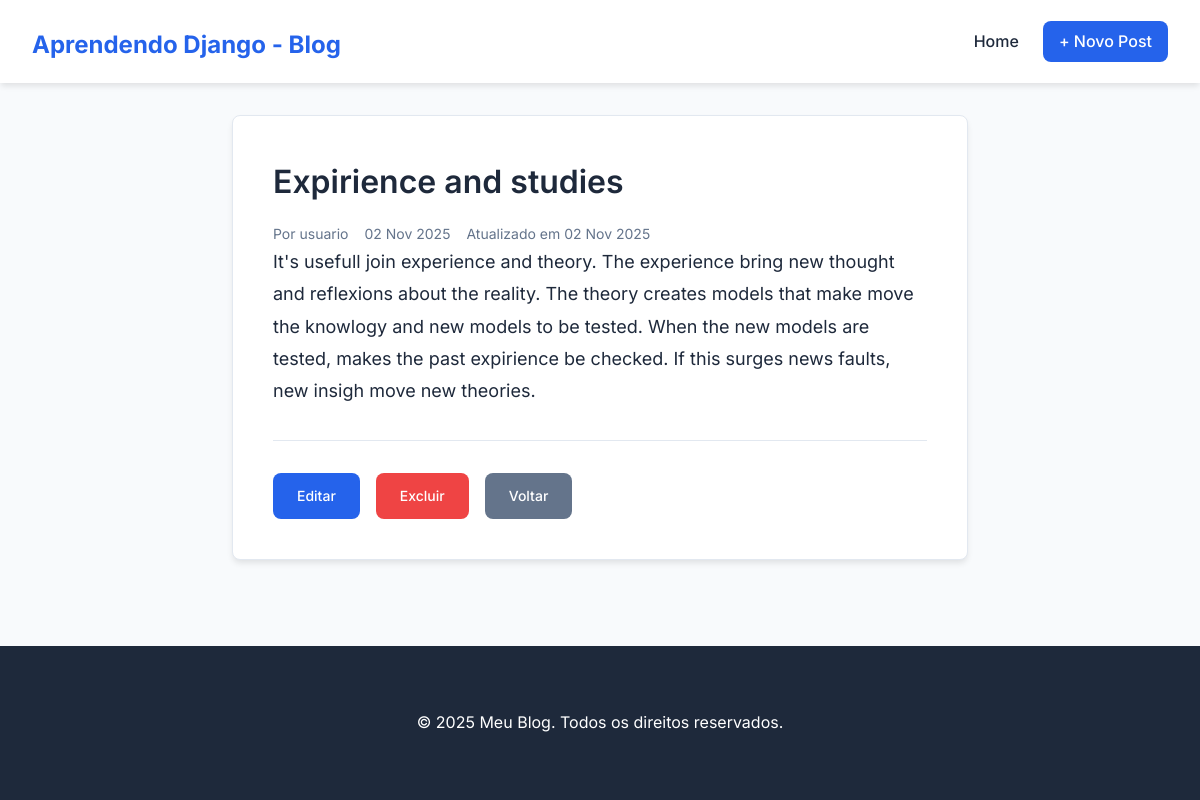
Screenshot of /post/3/ with the database file from the repository.
### blog/models.py (models this page shows, shortened)
class Post(models.Model):
    title = models.CharField(max_length=200)
    body = models.TextField()
    author = models.ForeignKey(get_user_model(), on_delete=models.CASCADE)
    created_at = models.DateTimeField(auto_now_add=True)
    updated_at = models.DateTimeField(auto_now=True)

### blog/views.py (the view)
# urls.py: path('post/<int:pk>/', BlogDetailView.as_view(), name='post_detail'), # Detail view for individual blog posts
class BlogDetailView(DetailView):
    model = Post
    template_name = 'post_detail.html'

### templates/post_detail.html
{% extends 'base.html' %}
{% block content %}
<article class="post-detail">
    <h1 class="post-title">{{ post.title }}</h1>
    <div class="post-meta">
        <span>Por {{ post.author }}</span>
        <span>{{ post.created_at|date:"d M Y" }}</span>
        {% if post.updated_at != post.created_at %}
        <span>Atualizado em {{ post.updated_at|date:"d M Y" }}</span>
        {% endif %}
    </div>
    <div class="post-body">
        {{ post.body|linebreaks }}
    </div>
    <div class="post-actions">
        <a href="{% url 'post_edit' post.pk %}" class="btn btn-edit">Editar</a>
        <a href="{% url 'post_delete' post.pk %}" class="btn btn-delete">Excluir</a>
        <a href="{% url 'home' %}" class="btn btn-cancel">Voltar</a>
    </div>
</article>
{% endblock content %}

### static/css/style.css (style rules this page uses)
:root { --primary-color: #2563eb; --primary-dark: #1d4ed8; --secondary-color: #64748b; --accent-color: #f1f5f9; --text-color: #1e293b; --text-light: #64748b; --border-color: #e2e8f0; --success-color: #10b981; --danger-color: #ef4444; --white: #ffffff; --shadow: 0 4px 6px -1px rgba(0, 0, 0, 0.1); --radius: 8px; }
* { margin: 0; padding: 0; box-sizing: border-box; }
body { font-family: 'Inter', sans-serif; line-height: 1.6; color: var(--text-color); background-color: #f8fafc; min-height: 100vh; display: flex; flex-direction: column; }
.post-title { font-size: 1.5rem; font-weight: 600; margin-bottom: 0.5rem; }
.post-body { color: var(--text-light); margin-bottom: 1rem; line-height: 1.6; }
.post-meta { font-size: 0.875rem; color: var(--secondary-color); display: flex; gap: 1rem; }
.post-detail { background: var(--white); padding: 2.5rem; border-radius: var(--radius); box-shadow: var(--shadow); border: 1px solid var(--border-color); }
.post-detail .post-title { font-size: 2rem; margin-bottom: 1rem; color: var(--text-color); }
.post-detail .post-body { font-size: 1.125rem; line-height: 1.8; color: var(--text-color); margin-bottom: 2rem; }
.post-actions { display: flex; gap: 1rem; margin-top: 2rem; padding-top: 2rem; border-top: 1px solid var(--border-color); }
.btn { padding: 0.75rem 1.5rem; border-radius: var(--radius); text-decoration: none; font-weight: 500; border: none; cursor: pointer; transition: all 0.3s ease; font-size: 0.875rem; }
.btn-edit { background: var(--primary-color); color: var(--white); }
.btn-delete { background: var(--danger-color); color: var(--white); }
.btn-cancel { background: var(--secondary-color); color: var(--white); }

### rows the page displays
Post: title "Expirience and studies", author "usuario", created_at "02 Nov 2025", updated_at "02 Nov 2025", body "It's usefull join experience and theory. The experience bring new thought and reflexions about the reality. The theory creates models that make move the knowlogy and new models to be tested. When the new models are tested, makes the past expirience be checked. If this surges news faults, new insigh move new theories."
